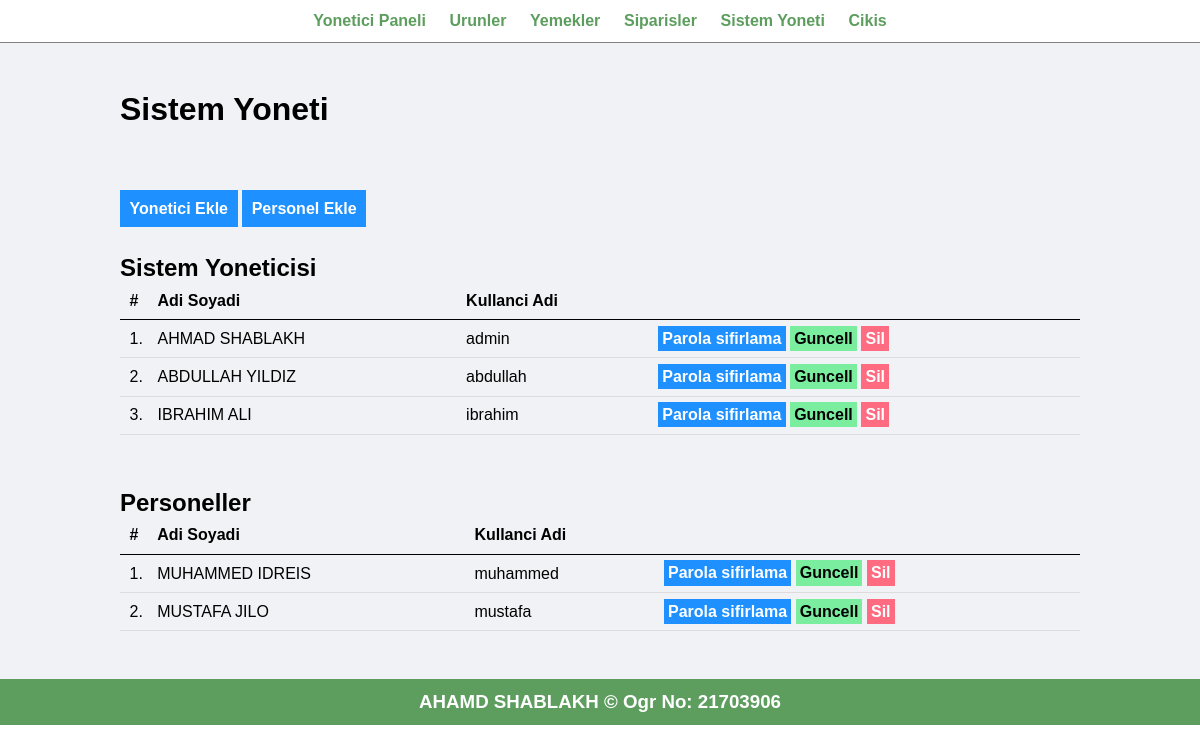
The page /Yonetici_islemleri/Sistem_yon.php (signed in) on the database its author committed.
### tables this page shows
CREATE TABLE `admin_tbl` (
  `Id` int(11) NOT NULL AUTO_INCREMENT,
  `adi_soyadi` varchar(255) DEFAULT NULL,
  `kullanci_adi` varchar(20) NOT NULL DEFAULT '',
  `sifre` varchar(30) NOT NULL DEFAULT '',
  PRIMARY KEY (`Id`)
);

CREATE TABLE `personel_tbl` (
  `Id` int(11) NOT NULL AUTO_INCREMENT,
  `adi_soyadi` varchar(30) DEFAULT NULL,
  `kullanci_adi` varchar(10) NOT NULL DEFAULT '',
  `sifre` varchar(10) NOT NULL DEFAULT '',
  PRIMARY KEY (`Id`)
);

### Yonetici_islemleri/Sistem_yon.php (the view, shortened to what this page needs)
<?php include('menu.php'); ?>
        <div class="main-content">
            <div class="wrapper">
                <h1>Sistem Yoneti</h1>
                <br />
                <br><br><br>
                <a href="yonetici_ekle.php" class="btn-primary">Yonetici Ekle</a>
                <a href="personel_ekle.php" class="btn-primary">Personel Ekle</a>
                <br /><br /><br />
                <h2> Sistem Yoneticisi </h2>
                <table class="tbl-full">
                    <tr>
                        <th>#</th>
                        <th>Adi Soyadi</th>
                        <th>Kullanci Adi</th>
                        <th> </th>
                    </tr>
                    <?php
                        $sql = "SELECT * FROM admin_tbl";
                        $res = mysqli_query($conn, $sql);
                        if($res==TRUE)
                        {
                            $count = mysqli_num_rows($res);
                            $sira=1;
                            if($count>0)
                            {
                                while($rows=mysqli_fetch_assoc($res))
                                {
                                    $id=$rows['Id'];
                                    $adi=$rows['adi_soyadi'];
                                    $kullanci=$rows['kullanci_adi'];
                                    ?>
                                    <tr>
                                        <td><?php echo   $sira++; ?>. </td>
                                        <td><?php echo $adi; ?></td>
                                        <td><?php echo $kullanci; ?></td>
                                        <td>
                                            <a href="<?php echo SITEURL; ?>Yonetici_islemleri/Y_P_S.php?id=<?php echo $id; ?>" class="btn-primary">Parola sifirlama</a>
                                            <a href="<?php echo SITEURL; ?>Yonetici_islemleri/Y_guncell.php?id=<?php echo $id; ?>" class="btn-secondary">Guncell</a>
                                            <a href="<?php echo SITEURL; ?>Yonetici_islemleri/Y_sil.php?id=<?php echo $id; ?>" class="btn-danger" onclick="return onay()">Sil</a>
                                        </td>
                                    </tr>
                                    <?php
                                }
                            }
                            else
                            {
                            }
                        }
                    ?>
                </table>
                <br /><br /><br />
                <h2> Personeller </h2>
                <table class="tbl-full">
                    <tr>
                        <th>#</th>
                        <th>Adi Soyadi</th>
                        <th>Kullanci Adi</th>
                        <th> </th>
                    </tr>
                    <?php
                        $sql = "SELECT * FROM personel_tbl";
                        $res = mysqli_query($conn, $sql);
                        if($res==TRUE)
                        {
                            $count = mysqli_num_rows($res);
                            $sira=1;
                            if($count>0)
                            {
                                while($rows=mysqli_fetch_assoc($res))
                                {
                                    $id=$rows['Id'];
                                    $adi=$rows['adi_soyadi'];
                                    $kullanci=$rows['kullanci_adi'];
                                    ?>
                                    <tr>
                                        <td><?php echo   $sira++; ?>. </td>
                                        <td><?php echo $adi; ?></td>
                                        <td><?php echo $kullanci; ?></td>
                                        <td>
                                            <a href="<?php echo SITEURL; ?>Yonetici_islemleri/P_P_S.php?id=<?php echo $id; ?>" class="btn-primary">Parola sifirlama</a>
                                            <a href="<?php echo SITEURL; ?>Yonetici_islemleri/P_guncell.php?id=<?php echo $id; ?>" class="btn-secondary">Guncell</a>
                                            <a href="<?php echo SITEURL; ?>Yonetici_islemleri/P_sil.php?id=<?php echo $id; ?>" class="btn-danger" onclick="return onay()">Sil</a>
                                        </td>
                                    </tr>
                                    <?php
                                }
                            }
                            else
                            {
                            }
                        }
                    ?>
                </table>
            </div>
        </div>
<?php include('alt_bilgi.php'); ?>

### css/admin.css (style rules this page uses)
* { margin: 0; padding: 0; font-family: Arial, Helvetica, sans-serif; }
.wrapper { padding: 1%; width: 80%; margin: 0 auto; }
.tbl-full { width: 100%; }
table { border-collapse: collapse; width: 100%; }
th, td { padding: 8px; text-align: left; border-bottom: 1px solid #ddd; }
table tr th { border-bottom: 1px solid black; padding: 1%; text-align: left; }
table tr td { padding: 1%; }
.btn-primary { background-color: #1e90ff; padding: 1%; color: white; text-decoration: none; font-weight: bold; }
.btn-secondary { background-color: #7bed9f; padding: 1%; color: black; text-decoration: none; font-weight: bold; }
.btn-danger { background-color: #ff6b81; padding: 1%; color: white; text-decoration: none; font-weight: bold; }
.main-content { background-color: #f1f2f6; padding: 3% 0; }

### rows shown on the page
admin_tbl: adi_soyadi "AHMAD SHABLAKH", kullanci_adi "admin"
admin_tbl: adi_soyadi "ABDULLAH YILDIZ", kullanci_adi "abdullah"
admin_tbl: adi_soyadi "IBRAHIM ALI", kullanci_adi "ibrahim"
personel_tbl: adi_soyadi "MUHAMMED IDREIS", kullanci_adi "muhammed"
personel_tbl: adi_soyadi "MUSTAFA JILO", kullanci_adi "mustafa"
